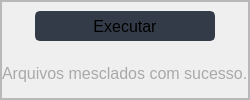
                     <widget class="QFrame" name="frame_home_holding_1">
                      <property name="styleSheet">
                       <string notr="true"/>
                      </property>
                      <property name="frameShape">
                       <enum>QFrame::StyledPanel</enum>
                      </property>
                      <property name="frameShadow">
                       <enum>QFrame::Raised</enum>
                      </property>
                      <layout class="QHBoxLayout" name="horizontalLayout_17">
                       <property name="spacing">
                        <number>0</number>
                       </property>
                       <property name="leftMargin">
                        <number>0</number>
                       </property>
                       <property name="topMargin">
                        <number>0</number>
                       </property>
                       <property name="rightMargin">
                        <number>0</number>
                       </property>
                       <property name="bottomMargin">
                        <number>0</number>
                       </property>
                       <item>
                        <widget class="QFrame" name="frame_home_children_1">
                         <property name="styleSheet">
                          <string notr="true"/>
                         </property>
                         <property name="frameShape">
                          <enum>QFrame::StyledPanel</enum>
                         </property>
                         <property name="frameShadow">
                          <enum>QFrame::Raised</enum>
                         </property>
                         <layout class="QGridLayout" name="gridLayout_7">
                          <property name="leftMargin">
                           <number>0</number>
                          </property>
                          <property name="topMargin">
                           <number>0</number>
                          </property>
                          <property name="rightMargin">
                           <number>0</number>
                          </property>
                          <property name="bottomMargin">
                           <number>0</number>
                          </property>
                          <property name="spacing">
                           <number>0</number>
                          </property>
                          <item row="0" column="0" alignment="Qt::AlignHCenter|Qt::AlignVCenter">
                           <widget class="QPushButton" name="pushButton_execute">
                            <property name="minimumSize">
                             <size>
                              <width>180</width>
                              <height>30</height>
                             </size>
                            </property>
                            <property name="maximumSize">
                             <size>
                              <width>180</width>
                              <height>30</height>
                             </size>
                            </property>
                            <property name="font">
                             <font>
                              <pointsize>12</pointsize>
                             </font>
                            </property>
                            <property name="styleSheet">
                             <string notr="true">QPushButton {
	border: 2px solid rgb(52, 59, 72);
	border-radius: 5px;	
	background-color: rgb(52, 59, 72);
}
QPushButton:hover {
	background-color: rgb(57, 65, 80);
	border: 2px solid rgb(61, 70, 86);
}
QPushButton:pressed {	
	background-color: rgb(35, 40, 49);
	border: 2px solid rgb(43, 50, 61);
}</string>
                            </property>
                            <property name="text">
                             <string>Executar</string>
                            </property>
                            <property name="icon">
                             <iconset resource="../Simple_PySide_Base/files.qrc">
                              <normaloff>:/16x16/icons/16x16/cil-media-play.png</normaloff>:/16x16/icons/16x16/cil-media-play.png</iconset>
                            </property>
                           </widget>
                          </item>
                          <item row="1" column="0" alignment="Qt::AlignHCenter|Qt::AlignVCenter">
                           <widget class="QLabel" name="label_log">
                            <property name="font">
                             <font>
                              <family>Segoe UI</family>
                              <pointsize>12</pointsize>
                             </font>
                            </property>
                            <property name="styleSheet">
                             <string notr="true">color: rgb(169, 169, 169);</string>
                            </property>
                            <property name="text">
                             <string>Arquivos mesclados com sucesso.</string>
                            </property>
                           </widget>
                          </item>
                         </layout>
                        </widget>
                       </item>
                      </layout>
                     </widget>
